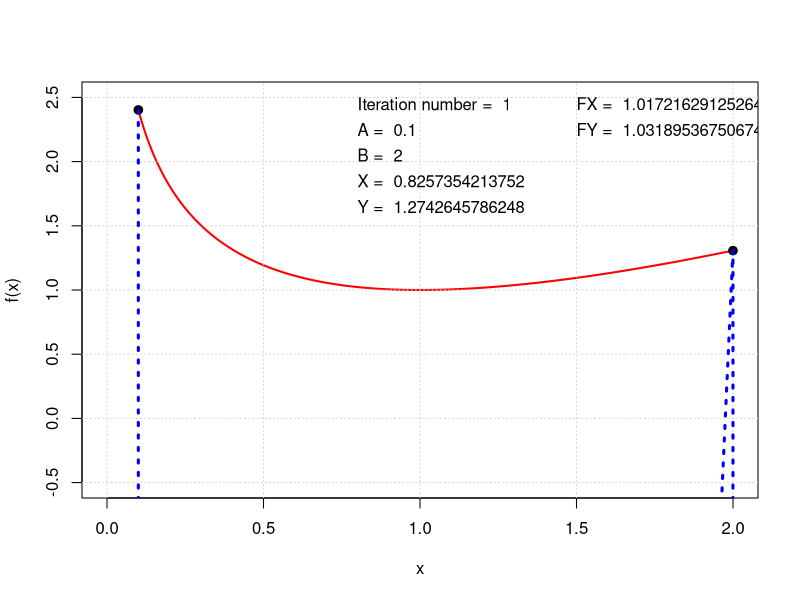
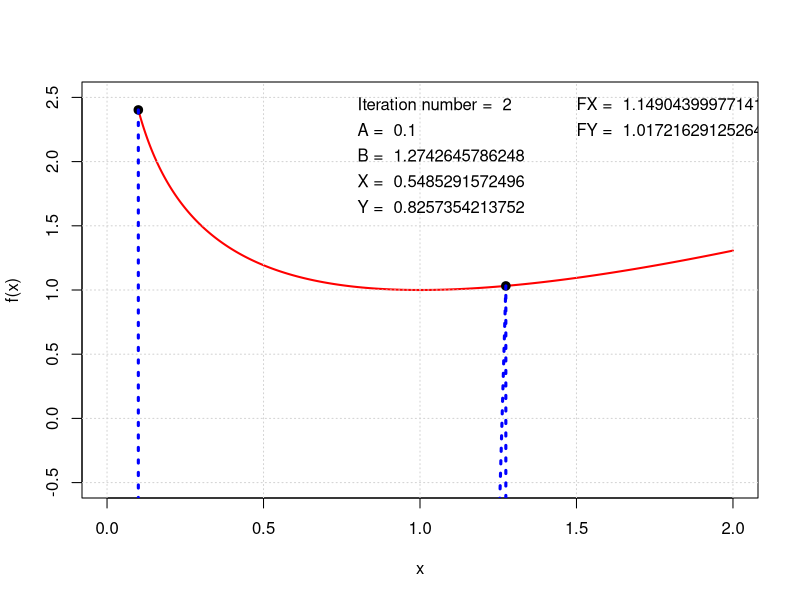
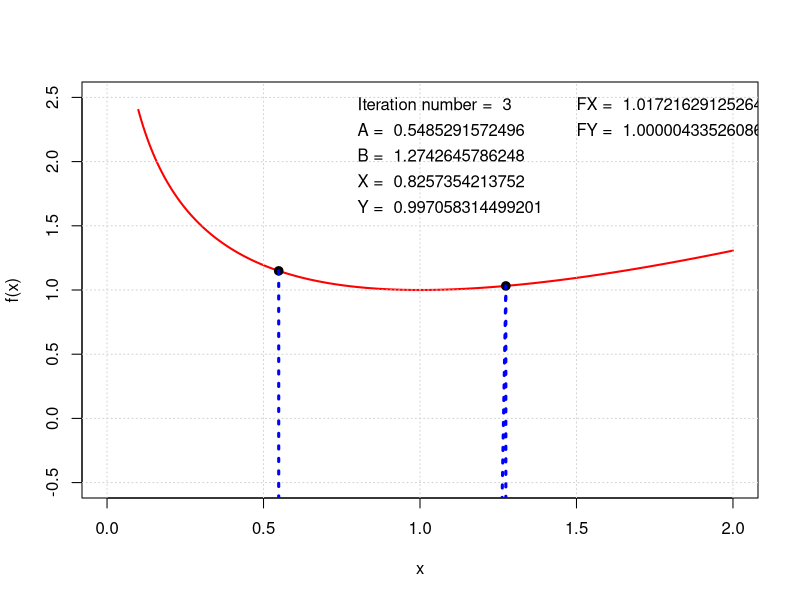
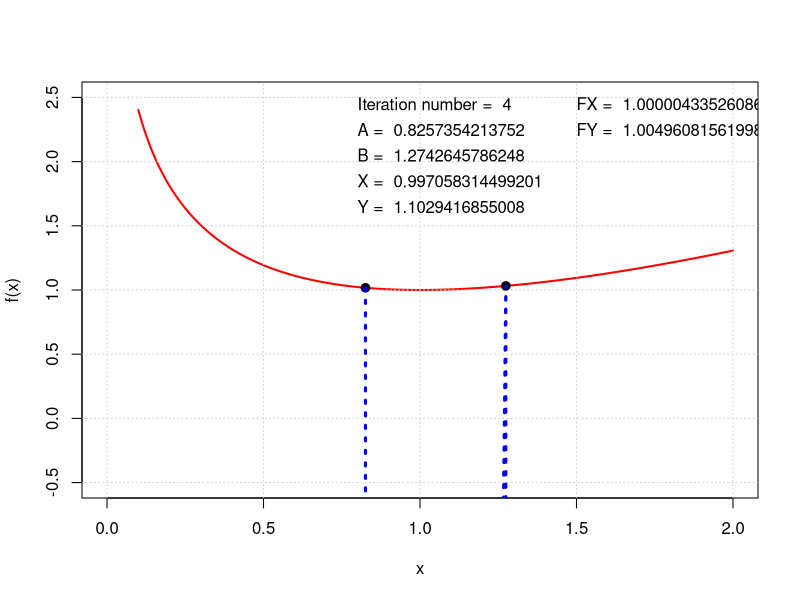
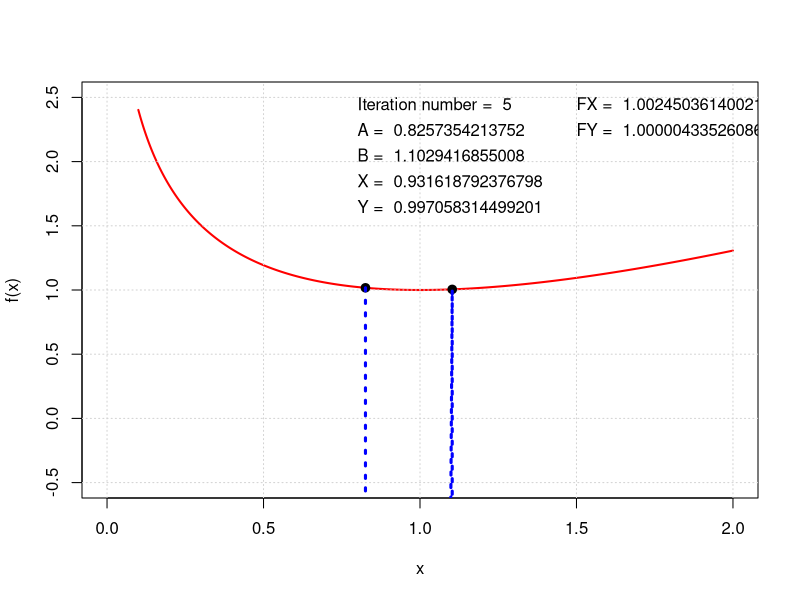
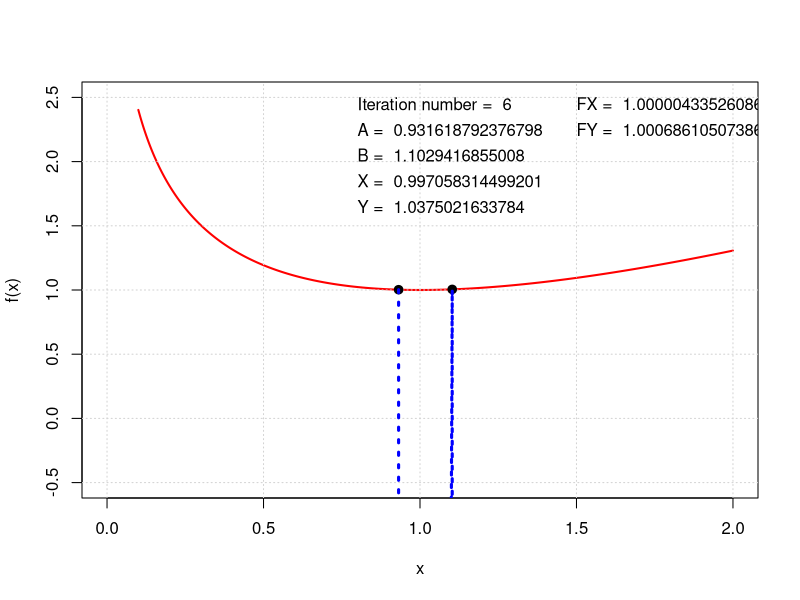
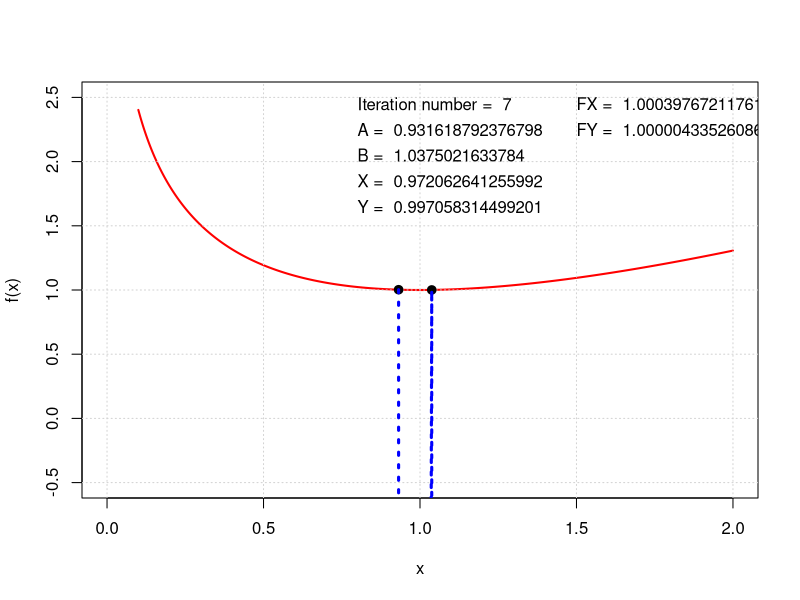
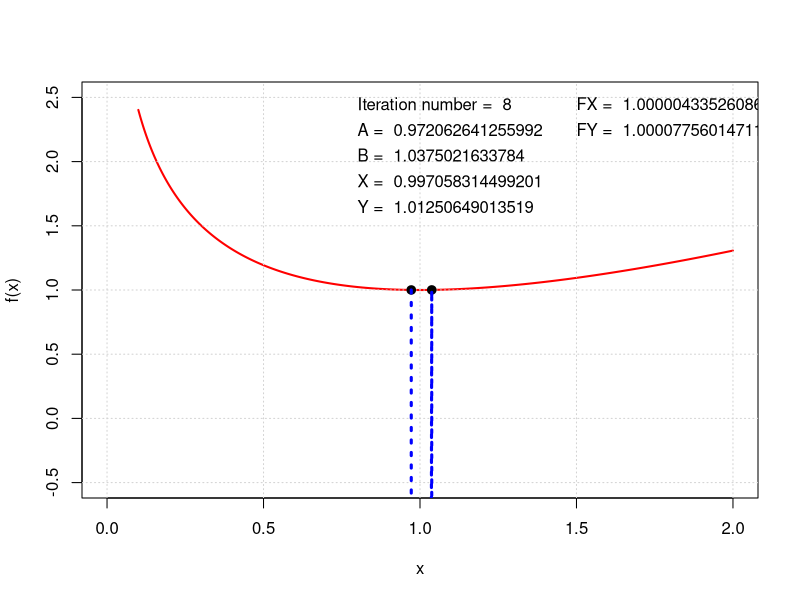

Write R code to recreate these figures, in order.
main = function()
{ 
  f = function(x){
    return(x-log(x, exp(1)))
  }
  
  lambda=(1+sqrt(5))/2
  A=0.1
  B=2
  delta=(B-A)/(lambda^2)
  
  X=A+delta
  Y=B-delta
  
  FX=f(X)
  FY=f(Y)
  
  h=0.001
  E=0.01
  
  
  iter=0
  textpos = 2.4
  x=seq(A,B,h)
  ans=0
  while(B-A > 2*E){
    iter=iter+1
    plot(x,f(x), type="l", col="red", lwd="2",
         ylim=c(-0.5,2.5), xlim=c(0,2))
    grid()
    
    points(c(A,B), c(f(A),f(B)), lwd="2", pch=19)
    lines(c(A,A,B,B),c(f(A), -100, f(B), -100),lty="dotted", lwd="3", col="blue")
    
    text(0.8,textpos,paste("Iteration number = ", iter), adj = c(0,0))
    text(0.8,textpos-0.2,paste("A = ", A), adj = c(0,0))
    text(0.8,textpos-0.4,paste("B = ", B), adj = c(0,0))
    text(0.8,textpos-0.6,paste("X = ", X), adj = c(0,0))
    text(0.8,textpos-0.8,paste("Y = ", Y), adj = c(0,0))
    text(1.5,textpos-0.0,paste("FX = ", FX), adj = c(0,0))
    text(1.5,textpos-0.2,paste("FY = ", FY), adj = c(0,0))
  
    
    if(FX>FY){
      A=X
      X=Y
      FX=FY
      Y=A+B-X
      FY=f(Y)
    }
    else{
      B=Y
      Y=X
      FY=FX
      X=A+B-Y
      FX=f(X)
    }
    browser()  
    
    #Sys.sleep(1)
  }
  #finter = f(xinter)
  plot(x,f(x), type="l", col="red", lwd="2",
       ylim=c(-0.5,2.5), xlim=c(0,2))
  grid()
  #points(xinter, y=finter, lwd="3", pch=19)
  #lines(c(xinter,xinter,xinter, -1000),c(-1000, finter, finter, finter),lty="dotted", lwd="3", col="blue")
  xmin=(A+B)/2
  ymin=f(xmin)
  text(0.8,textpos,paste("Iteration number = ", iter), adj = c(0,0))
  text(0.8,textpos-0.2,paste("A = ", A), adj = c(0,0))
  text(0.8,textpos-0.4,paste("B = ", B), adj = c(0,0))
  text(0.8,textpos-0.6,paste("X = ", X), adj = c(0,0))
  text(0.8,textpos-0.8,paste("Y = ", Y), adj = c(0,0))
  text(1.5,textpos-0.0,paste("FX = ", FX), adj = c(0,0))
  text(1.5,textpos-0.2,paste("FY = ", FY), adj = c(0,0))
  text(1.5,textpos-0.4,paste("xmin = ", FY), adj = c(0,0))
  text(1.5,textpos-0.6,paste("ymin = ", FY), adj = c(0,0))
  
}
main()